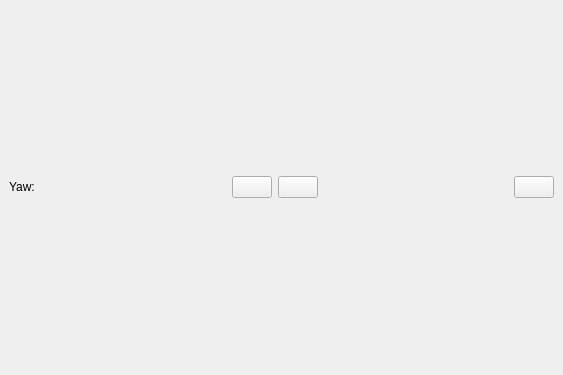
<?xml version="1.0" encoding="UTF-8"?>
<ui version="4.0">
 <class>orbitalDialog</class>
 <widget class="QDockWidget" name="orbitalDialog">
  <property name="geometry">
   <rect>
    <x>0</x>
    <y>0</y>
    <width>563</width>
    <height>375</height>
   </rect>
  </property>
  <property name="sizePolicy">
   <sizepolicy hsizetype="Expanding" vsizetype="Expanding">
    <horstretch>0</horstretch>
    <verstretch>0</verstretch>
   </sizepolicy>
  </property>
  <property name="windowIcon">
   <iconset resource="resources.qrc">
    <normaloff>:/Mapupdate360/images/icon.png</normaloff>:/Mapupdate360/images/icon.png</iconset>
  </property>
  <property name="features">
   <set>QDockWidget::AllDockWidgetFeatures</set>
  </property>
  <property name="windowTitle">
   <string>Mapupdate360</string>
  </property>
  <widget class="QWidget" name="dockWidgetContents">
   <layout class="QVBoxLayout" name="verticalLayout_3">
    <item>
     <layout class="QGridLayout" name="ViewerLayout"/>
    </item>
    <item>
     <layout class="QHBoxLayout" name="horizontalLayout">
      <property name="sizeConstraint">
       <enum>QLayout::SetFixedSize</enum>
      </property>
      <item>
       <widget class="QLabel" name="yawLbl">
        <property name="cursor">
         <cursorShape>IBeamCursor</cursorShape>
        </property>
        <property name="text">
         <string>Yaw:</string>
        </property>
        <property name="textInteractionFlags">
         <set>Qt::LinksAccessibleByMouse|Qt::TextSelectableByMouse</set>
        </property>
       </widget>
      </item>
      <item>
       <spacer name="horizontalSpacer_2">
        <property name="orientation">
         <enum>Qt::Horizontal</enum>
        </property>
        <property name="sizeHint" stdset="0">
         <size>
          <width>5</width>
          <height>20</height>
         </size>
        </property>
       </spacer>
      </item>
      <item>
       <widget class="QPushButton" name="btn_back">
        <property name="cursor">
         <cursorShape>PointingHandCursor</cursorShape>
        </property>
        <property name="text">
         <string/>
        </property>
        <property name="icon">
         <iconset resource="resources.qrc">
          <normaloff>:/Mapupdate360/images/Previous_Arrow.png</normaloff>:/Mapupdate360/images/Previous_Arrow.png</iconset>
        </property>
       </widget>
      </item>
      <item>
       <widget class="QPushButton" name="btn_next">
        <property name="cursor">
         <cursorShape>PointingHandCursor</cursorShape>
        </property>
        <property name="text">
         <string/>
        </property>
        <property name="icon">
         <iconset resource="resources.qrc">
          <normaloff>:/Mapupdate360/images/Next_Arrow.png</normaloff>:/Mapupdate360/images/Next_Arrow.png</iconset>
        </property>
       </widget>
      </item>
      <item>
       <spacer name="horizontalSpacer_3">
        <property name="orientation">
         <enum>Qt::Horizontal</enum>
        </property>
        <property name="sizeHint" stdset="0">
         <size>
          <width>5</width>
          <height>20</height>
         </size>
        </property>
       </spacer>
      </item>
      <item>
       <widget class="QPushButton" name="btn_fullscreen">
        <property name="cursor">
         <cursorShape>PointingHandCursor</cursorShape>
        </property>
        <property name="text">
         <string/>
        </property>
        <property name="icon">
         <iconset resource="resources.qrc">
          <normaloff>:/Mapupdate360/images/full_screen.png</normaloff>:/Mapupdate360/images/full_screen.png</iconset>
        </property>
        <property name="checkable">
         <bool>true</bool>
        </property>
       </widget>
      </item>
     </layout>
    </item>
   </layout>
  </widget>
 </widget>
 <resources>
  <include location="resources.qrc"/>
 </resources>
 <connections>
  <connection>
   <sender>btn_fullscreen</sender>
   <signal>clicked(bool)</signal>
   <receiver>orbitalDialog</receiver>
   <slot>FullScreen(bool)</slot>
   <hints>
    <hint type="sourcelabel">
     <x>421</x>
     <y>305</y>
    </hint>
    <hint type="destinationlabel">
     <x>350</x>
     <y>311</y>
    </hint>
   </hints>
  </connection>
  <connection>
   <sender>btn_back</sender>
   <signal>clicked()</signal>
   <receiver>orbitalDialog</receiver>
   <slot>GetBackNextImage()</slot>
   <hints>
    <hint type="sourcelabel">
     <x>219</x>
     <y>308</y>
    </hint>
    <hint type="destinationlabel">
     <x>173</x>
     <y>311</y>
    </hint>
   </hints>
  </connection>
  <connection>
   <sender>btn_next</sender>
   <signal>clicked()</signal>
   <receiver>orbitalDialog</receiver>
   <slot>GetBackNextImage()</slot>
   <hints>
    <hint type="sourcelabel">
     <x>259</x>
     <y>306</y>
    </hint>
    <hint type="destinationlabel">
     <x>332</x>
     <y>303</y>
    </hint>
   </hints>
  </connection>
 </connections>
 <slots>
  <slot>FullScreen(bool)</slot>
  <slot>ResizeDialog()</slot>
  <slot>GetBackNextImage()</slot>
 </slots>
</ui>
